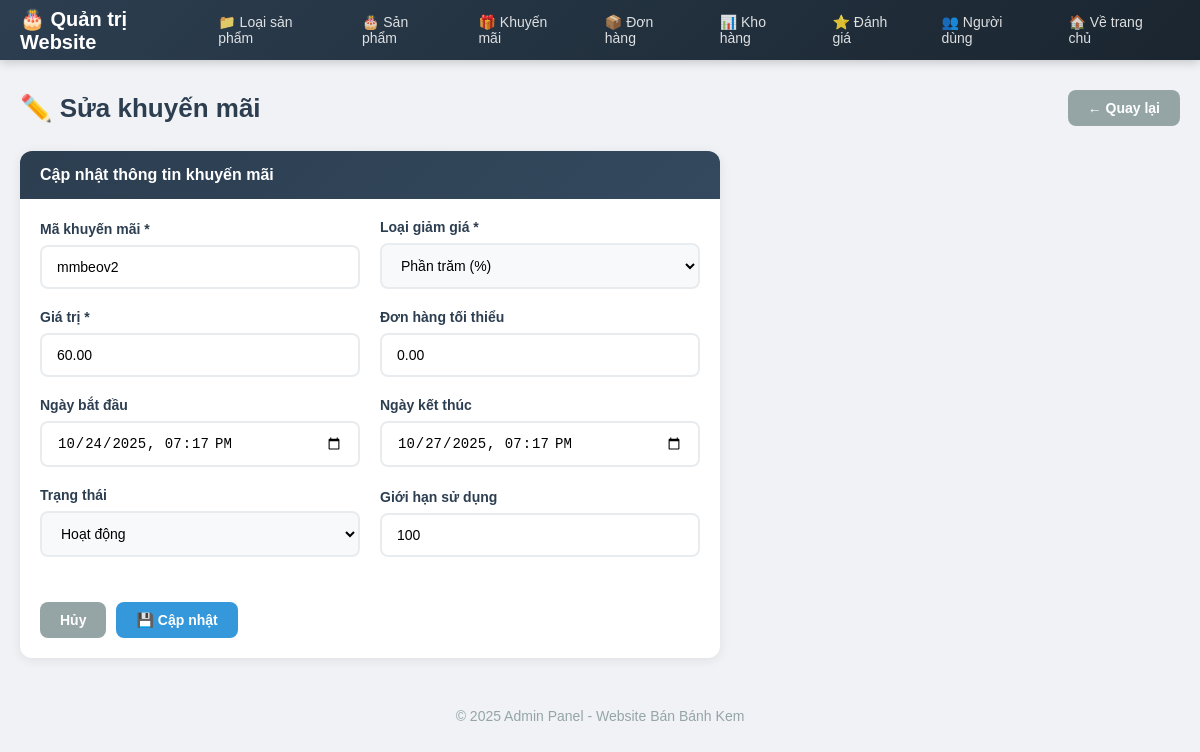
The page /Admin/promotionEdit/2 (signed in) on the database its author committed.
### tables this page shows
CREATE TABLE `promotions` (
  `id` int(11) NOT NULL,
  `code` varchar(100) NOT NULL,
  `type` varchar(20) NOT NULL COMMENT 'percent|fixed',
  `value` decimal(12,2) NOT NULL DEFAULT 0.00,
  `min_order_amount` decimal(12,2) DEFAULT 0.00,
  `start_date` datetime DEFAULT NULL,
  `end_date` datetime DEFAULT NULL,
  `status` varchar(20) DEFAULT 'active',
  `usage_limit` int(11) DEFAULT NULL,
  `usage_count` int(11) DEFAULT 0,
  `created_at` datetime DEFAULT current_timestamp(),
  `updated_at` datetime DEFAULT NULL
);

### app/Controller.php (called while the page is built, shortened)
<?php
class Controller {
    public function model($model){
        return new $model;
    }
    public function view($view, $data = []){
        extract($data);
        require "./views/" . $view . ".php";
    }
}

### controllers/Admin.php (called while the page is built, shortened)
<?php
class Admin extends Controller{
    public function promotionEdit($id) {
        $promotionModel = $this->model('PromotionModel');
        $promo = $promotionModel->select("SELECT * FROM promotions WHERE id = ? LIMIT 1", [$id]);
        $this->view('adminPage', ['page' => 'PromotionForm', 'method' => 'edit', 'promotion' => $promo[0]]);
    }
}

### app/App.php (called while the page is built, shortened)
<?php
class App{
    protected $action="Show";
 public function __construct(){
        $arr=array();
        if(isset($_GET["url"])){
            $arr=$this->urlprocess();
        }
        if(isset($arr[0])&& file_exists("./controllers/".$arr[0].".php")){
            unset($arr[0]);
        }
        $this->controller= new $this->controller;
        if(isset($arr[1]) && method_exists($this->controller,$arr[1])){
            $this->action=$arr[1];
        }
        unset($arr[1]);
        $this->param =$arr?array_values($arr):array();
        call_user_func_array(array($this->controller,$this->action),$this->param);
    }
   public function urlprocess(){
        if(isset($_GET["url"])){
           return explode('/', filter_var(trim($_GET["url"],'/')));
        }
        return array();
    }
}

### index.php (called while the page is built, shortened)
<?php
require_once "app/DB.php";
require_once "app/Controller.php";
require_once "app/App.php";
$App = new App();
?>

### app/DB.php (called while the page is built, shortened)
<?php
class DB {
    private $host='localhost';
    private $user='root';
    private $pass='';
    private $dbname='website';
    public function __construct(){
        $this->db=$this->Connect();
    }
    public function Connect(){
        $dsn='mysql:host='.$this->host.';port=3306;dbname='.$this->dbname;
        $pdo=new PDO($dsn,$this->user,$this->pass);
        $pdo->setAttribute(PDO::ATTR_DEFAULT_FETCH_MODE,PDO::FETCH_ASSOC);
        return $pdo;
    }
}

### models/BaseModel.php (called while the page is built, shortened)
<?php
class BaseModel extends DB {
    public function __construct()
    {
        if ($this->db instanceof PDO) {
            $this->db->setAttribute(PDO::ATTR_ERRMODE, PDO::ERRMODE_EXCEPTION);
        } else {
            error_log("❌ BaseModel: \$this->db KHÔNG PHẢI PDO - LỖI KẾT NỐI");
        }
    }
    public function select($sql, $params = []) {
        try {
            $stmt = $this->db->prepare($sql);
            $stmt->execute($params);
            return $stmt->fetchAll(PDO::FETCH_ASSOC);
        } catch (PDOException $e) {
            error_log("Lỗi BaseModel::select(): " . $e->getMessage());
            return [];
        }
    }
}

### views/Back_end/PromotionForm.php (the view, shortened to what this page needs)
<?php
$method = $data['method'] ?? 'create';
$promo = $data['promotion'] ?? [];
$isEdit = $method === 'edit';
?>
<div class="page-header">
    <h2 class="page-title"><?= $isEdit ? '✏️ Sửa khuyến mãi' : '➕ Thêm khuyến mãi mới' ?></h2>
    <a href="<?= APP_URL ?>/Admin/promotionList" class="btn btn-secondary">← Quay lại</a>
</div>
<div class="card" style="max-width: 700px;">
    <div class="card-header">
        <?= $isEdit ? 'Cập nhật thông tin khuyến mãi' : 'Nhập thông tin khuyến mãi' ?>
    </div>
    <div class="card-body">
        <form action="<?= $isEdit ? APP_URL . '/Admin/promotionUpdate/' . $promo['id'] : APP_URL . '/Admin/promotionStore' ?>" method="POST">
            <div class="form-row">
                <div class="form-group">
                    <label class="form-label">Mã khuyến mãi *</label>
                    <input type="text" name="code" class="form-control" required
                           value="<?= htmlspecialchars($promo['code'] ?? '') ?>"
                           placeholder="VD: SALE50, FREESHIP...">
                </div>
                <div class="form-group">
                    <label class="form-label">Loại giảm giá *</label>
                    <select name="type" class="form-control" required>
                        <option value="percent" <?= ($promo['type'] ?? '') == 'percent' ? 'selected' : '' ?>>Phần trăm (%)</option>
                    </select>
                </div>
            </div>
            <div class="form-row">
                <div class="form-group">
                    <label class="form-label">Giá trị *</label>
                    <input type="number" name="value" class="form-control" required min="0"
                           value="<?= htmlspecialchars($promo['value'] ?? '') ?>"
                           placeholder="VD: 10 (%) hoặc 50000 (₫)">
                </div>
                <div class="form-group">
                    <label class="form-label">Đơn hàng tối thiểu</label>
                    <input type="number" name="min_order_amount" class="form-control" min="0"
                           value="<?= htmlspecialchars($promo['min_order_amount'] ?? 0) ?>"
                           placeholder="0 = không giới hạn">
                </div>
            </div>
            <div class="form-row">
                <div class="form-group">
                    <label class="form-label">Ngày bắt đầu</label>
                    <input type="datetime-local" name="start_date" class="form-control"
                           value="<?= $promo['start_date'] ? date('Y-m-d\TH:i', strtotime($promo['start_date'])) : '' ?>">
                </div>
                <div class="form-group">
                    <label class="form-label">Ngày kết thúc</label>
                    <input type="datetime-local" name="end_date" class="form-control"
                           value="<?= $promo['end_date'] ? date('Y-m-d\TH:i', strtotime($promo['end_date'])) : '' ?>">
                </div>
            </div>
            <div class="form-row">
                <div class="form-group">
                    <label class="form-label">Trạng thái</label>
                    <select name="status" class="form-control">
                        <option value="active" <?= ($promo['status'] ?? 'active') == 'active' ? 'selected' : '' ?>>Hoạt động</option>
                    </select>
                </div>
                <div class="form-group">
                    <label class="form-label">Giới hạn sử dụng</label>
                    <input type="number" name="usage_limit" class="form-control" min="0"
                           value="<?= htmlspecialchars($promo['usage_limit'] ?? '') ?>"
                           placeholder="Để trống = không giới hạn">
                </div>
            </div>
            <div style="display:flex; gap:10px; margin-top:25px;">
                <a href="<?= APP_URL ?>/Admin/promotionList" class="btn btn-secondary">Hủy</a>
                <button type="submit" class="btn btn-primary">💾 <?= $isEdit ? 'Cập nhật' : 'Thêm mới' ?></button>
            </div>
        </form>
    </div>
</div>

### public/css/admin.css (style rules this page uses)
* { margin: 0; padding: 0; box-sizing: border-box; }
body { font-family: Arial, sans-serif; background: #f0f2f5; min-height: 100vh; }
.page-header { display: flex; justify-content: space-between; align-items: center; margin-bottom: 25px; }
.page-title { font-size: 26px; color: #2c3e50; font-weight: 700; display: flex; align-items: center; gap: 10px; }
.card { background: #fff; border-radius: 12px; box-shadow: 0 2px 12px rgba(0,0,0,0.08); overflow: hidden; }
.card-header { background: linear-gradient(135deg, #2c3e50 0%, #34495e 100%); color: #fff; padding: 15px 20px; font-weight: 600; font-size: 16px; }
.card-body { padding: 20px; }
.btn { padding: 10px 20px; border-radius: 8px; font-size: 14px; font-weight: 600; cursor: pointer; text-decoration: none; display: inline-flex; align-items: center; gap: 6px; border: none; transition: all 0.3s; }
.btn-primary { background: #3498db; color: #fff; }
.btn-secondary { background: #95a5a6; color: #fff; }
.form-group { margin-bottom: 20px; }
.form-label { display: block; margin-bottom: 8px; font-weight: 600; color: #2c3e50; font-size: 14px; }
.form-control { width: 100%; padding: 12px 15px; border: 2px solid #e9ecef; border-radius: 8px; font-size: 14px; transition: border-color 0.3s, box-shadow 0.3s; }
.form-control:read-only { background: #f8f9fa; }
select.form-control { cursor: pointer; }
.form-row { display: grid; grid-template-columns: repeat(auto-fit, minmax(200px, 1fr)); gap: 20px; align-items: end; }

### rows shown on the page
promotions: code "mmbeov2", type "Phần trăm (%)", value "60.00", min_order_amount "0.00", start_date "10/24/2025 19:17", end_date "10/27/2025 19:17", status "Hoạt động", usage_limit "100"
